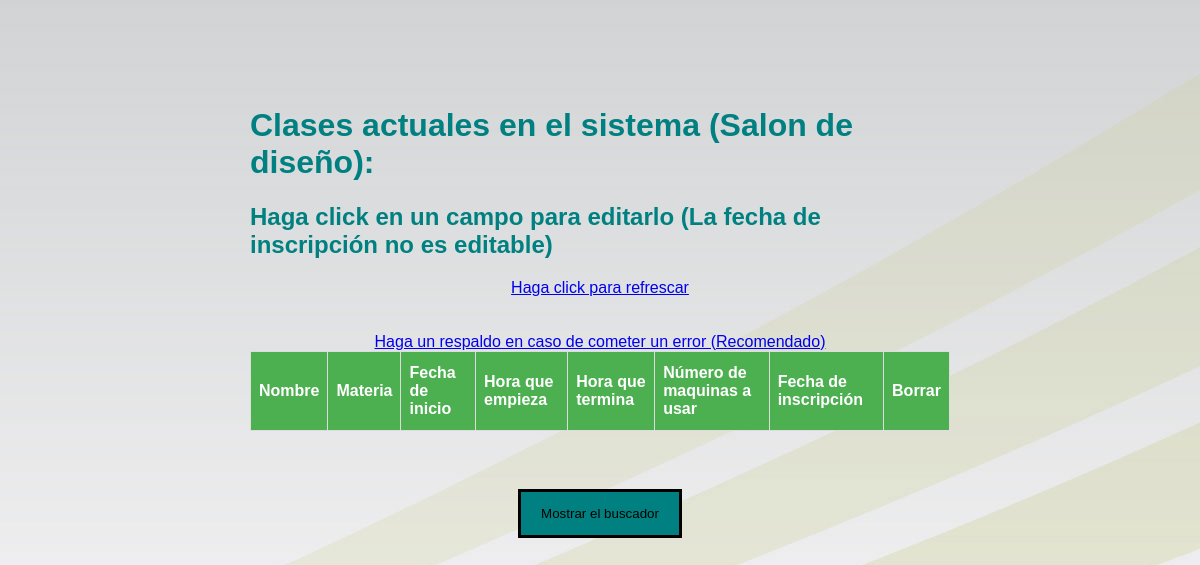
The page /disenoclase.php on the database as committed earlier.
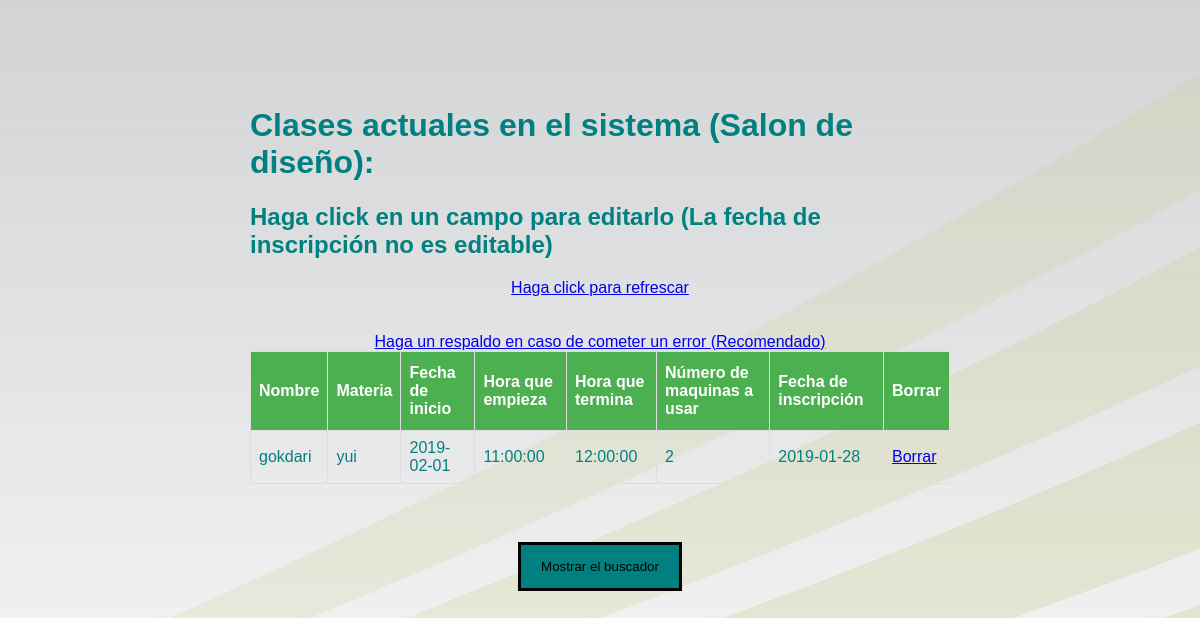
The same page on the database as committed later.
### tables this page shows
CREATE TABLE `reservatodo` (
  `id` int(11) NOT NULL AUTO_INCREMENT,
  `nombre` varchar(100) NOT NULL,
  `materia` varchar(100) NOT NULL,
  `salon` varchar(100) NOT NULL,
  `fecha` varchar(100) NOT NULL,
  `fechaemp` time NOT NULL,
  `fechater` time NOT NULL,
  `numero` int(11) NOT NULL,
  `fechainscripcion` date NOT NULL,
  PRIMARY KEY (`id`)
);

### disenoclase.php (the view, shortened to what this page needs)
<?php
include_once("connection.php");
$sql = "SELECT * FROM `reservatodo` WHERE salon='diseno' limit 10 ";
$queryRecords = mysqli_query($conn, $sql) or die("Error al buscar");
?>
<!DOCTYPE html>
<html lang="en">
<head>
<link rel="stylesheet" href="estilos\clase.css">
</head>
<body>
<br></br>
<div class="container" id="otra">
<h1>Clases actuales en el sistema (Salon de diseño):</h1>
<h2>Haga click en un campo para editarlo (La fecha de inscripción no es editable)</h2>
<div style="text-align: center;"><a href="disenoclase.php">Haga click para refrescar</a></div>
<br></br>
<div style="text-align: center;"><a href="backup.php" target="_blank">Haga un respaldo en caso de cometer un error (Recomendado)</a></div>
<table id="employee_grid" name="employee_grid" class="table table-condensed table-hover table-striped bootgrid-table" width="60%" cellspacing="0">
   <thead>
      <tr>
         <th>Nombre</th>
         <th>Materia</th>
         <th>Fecha de inicio</th>
		 <th>Hora que empieza</th>
		 <th>Hora que termina</th>
		 <th>Número de maquinas a usar</th>
		 <th>Fecha de inscripción</th>
		 <th>Borrar</th>
      </tr>
   </thead>
   <tbody id="_editable_table">
      <?php foreach($queryRecords as $res) :?>
      <tr data-row-id="<?php echo $res['id'];?>">
	  <center><td class="editable-col" contenteditable="true" coldisenoclase='0' oldVal ="<?php echo $res['nombre'];?>"><?php echo $res['nombre'];?></td></center>
	  <center><td class="editable-col" contenteditable="true" coldisenoclase='1' oldVal ="<?php echo $res['materia'];?>"><?php echo $res['materia'];?></td></center>
	  <center><td class="editable-col" contenteditable="true" coldisenoclase='2' oldVal ="<?php echo $res['fecha'];?>"><?php echo $res['fecha'];?></td></center>
	  <center><td class="editable-col" contenteditable="true" coldisenoclase='3' oldVal ="<?php echo $res['fechaemp'];?>"><?php echo $res['fechaemp'];?></td></center>
	  <center><td class="editable-col" contenteditable="true" coldisenoclase='4' oldVal ="<?php echo $res['fechater'];?>"><?php echo $res['fechater'];?></td></center>
	  <center><td class="editable-col" contenteditable="true" coldisenoclase='5' oldVal ="<?php echo $res['numero'];?>"><?php echo $res['numero'];?></td></center>
	  <center><td class="editable-col" contenteditable="false" coldisenoclase='6' oldVal ="<?php echo $res['fechainscripcion'];?>"><?php echo $res['fechainscripcion'];?></td></center>
		 <?php
		 echo "<td><a href='disenoclaseborrar.php?id=".$res['id']."'>Borrar</a></td>";
		 echo "</tr>";
		 ?>
	  <?php endforeach;?>
   </tbody>
</table>
</div>
<div id="boton2" style="text-align: center;">
<button onclick="myFunction2()">Mostrar el buscador</button>
</div>
</body>
</html>

Rows that differ between the two databases and show on the page:
added reservatodo: nombre "gokdari", materia "yui", fecha "2019-02-01", fechaemp "11:00:00", fechater "12:00:00", numero "2", fechainscripcion "2019-01-28"
